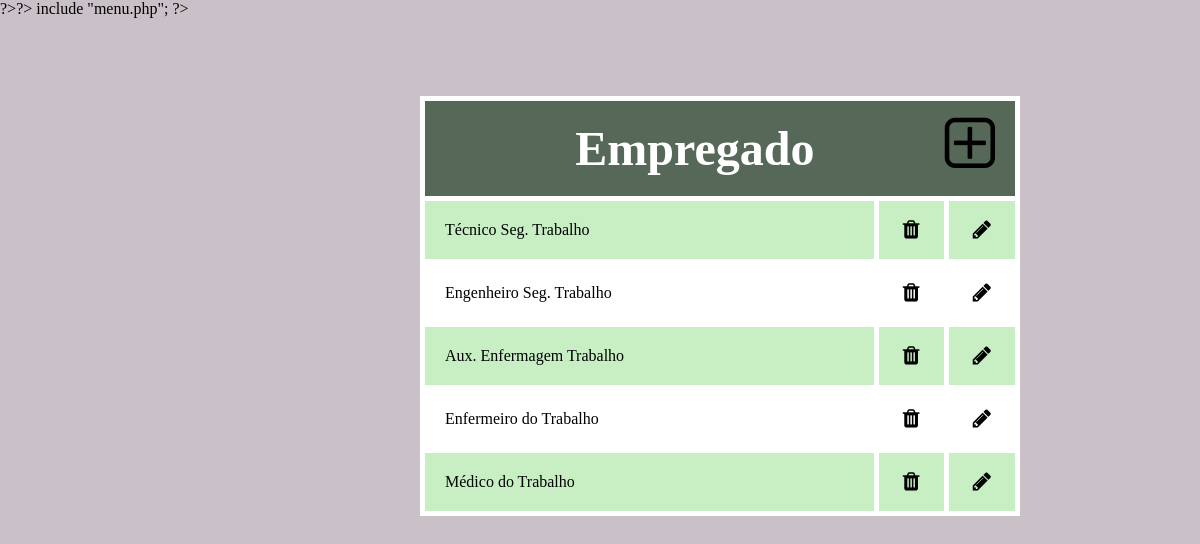
/html/lista_empreg_tst.php, run on the app's committed database.
### tables this page shows
CREATE TABLE empregado(
	
	id_empregado INT(2)NOT NULL  AUTO_INCREMENT,
	descricao TEXT NOT NULL,
	
	CONSTRAINT PrKempregado PRIMARY KEY (id_empregado)
);

### processa/bd.class.php (called while the page is built, shortened)
<?php
	class bd{
	var $conexao;
		function add_banco($usuario, $senha, $endereco = "localhost", $nome_bd){
			$this->usuario = "$usuario";
			$this->senha = "$senha";
			$this->endereco = "$endereco";
			$this->nome_bd = "$nome_bd";
			$this->conexao = mysqli_connect($this->endereco, $this->usuario, $this->senha, $this->nome_bd) or die ("Erro ao conectar");
			}
		function get_all($tabela, $id = NULL){
			if(is_null($id)){
				$consulta = "SELECT * FROM $tabela";
				$resultado = mysqli_query($this->conexao, $consulta);
			}else{
				$bd = new bd;
				$consulta = "SELECT * FROM $tabela WHERE $id";
				$resultado = mysqli_query($this->conexao, $consulta);
			}
			return $resultado;
		}
	}
	$bd = new bd();

### html/lista_empreg_tst.php (the view, shortened to what this page needs)
<?php  require_once '../processa/bd.class.php' ?>
<html>
	<head>
		<link rel="stylesheet" href="font-awesome-4.6.2/css/font-awesome.min.css">
		<link rel="stylesheet" href="style.css">
	</head>
	<body class="fundo_home">
		<?php?>?>?> include "menu.php"; ?>
		<p class="centraliza">
		<table>
			<thead class="topo_lista">
				<tr>
					<td colspan="3">
						<strong>Empregado<strong>
							<a href="novo_tst.php" style='text-decoration: none text-align:center ' title='Adicionar um novo CNAE'>
							<i class='fa fa-1g fa-plus-square-o fa-lg' style='color: black; float:right'></i>
							</a>
					</td>
				</tr>
			</thead>
				<?php
				$resultado = $bd->get_all('empregado');
				$cor = "#FFF";
				while($linha = mysqli_fetch_array($resultado)){
				$cor == "#c7efc3" ? $cor = "#FFF" : $cor = "#c7efc3";
						echo "<tr style='background-color: $cor;' >
									<td  style='width: 60%;'>".
										$linha['descricao']
									."</td>
									<td class='td' style='width: 5%;'>
										<a href='edita_tst.php?COD=".$linha['id_empregado']."'>
										<i class='fa fa-1g fa-trash fa-lg' style='color:black' title='Excluir CNAE'></i>
										</a>
									</td>
									<td class='td' style='width: 5%;'>
										<a href='deleta_tst.php?menu=empregado&COD=".$linha['id_empregado']."' onclick='confirma()'>
										<i class='fa fa-1g fa-pencil fa-lg' style='color:black' title='Editar CNAE'></i>
										</a>
									</td>
							</tr>";
					}
				?>
		</table>
	</body>
</html>

### html/style.css (style rules this page uses)
body { margin: 0px; }
.centraliza { position: absolute; text-align: center; left: 35%; top: 10%; width: 50%; }
.td { border: 5px solid white; border-collapse: collapse; text-align:center; }
table, td { border: 1px solid white; border-collapse: collapse; width: 100%; }
th, td { padding: 20px; height: 50px; border: 5px solid white; }
.fundo_home { background-color: #c9c0c8; }
.topo_lista { background-color:#566857; padding: 5%; color: #ffffff; font-size: 300%; text-align: center; }

### data on the page
empregado: descricao "Técnico Seg. Trabalho"
empregado: descricao "Engenheiro Seg. Trabalho"
empregado: descricao "Aux. Enfermagem Trabalho"
empregado: descricao "Enfermeiro do Trabalho"
empregado: descricao "Médico do Trabalho"
